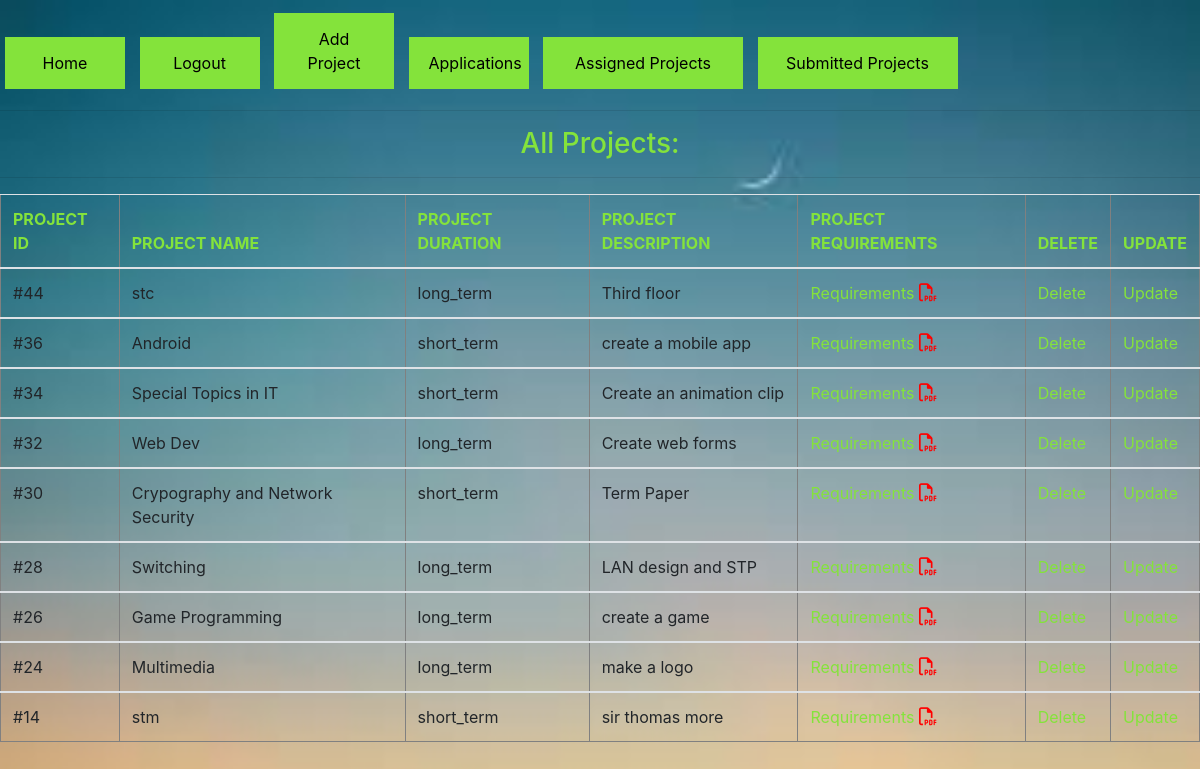
Before: /viewprojects.php (signed in) with the older database file.
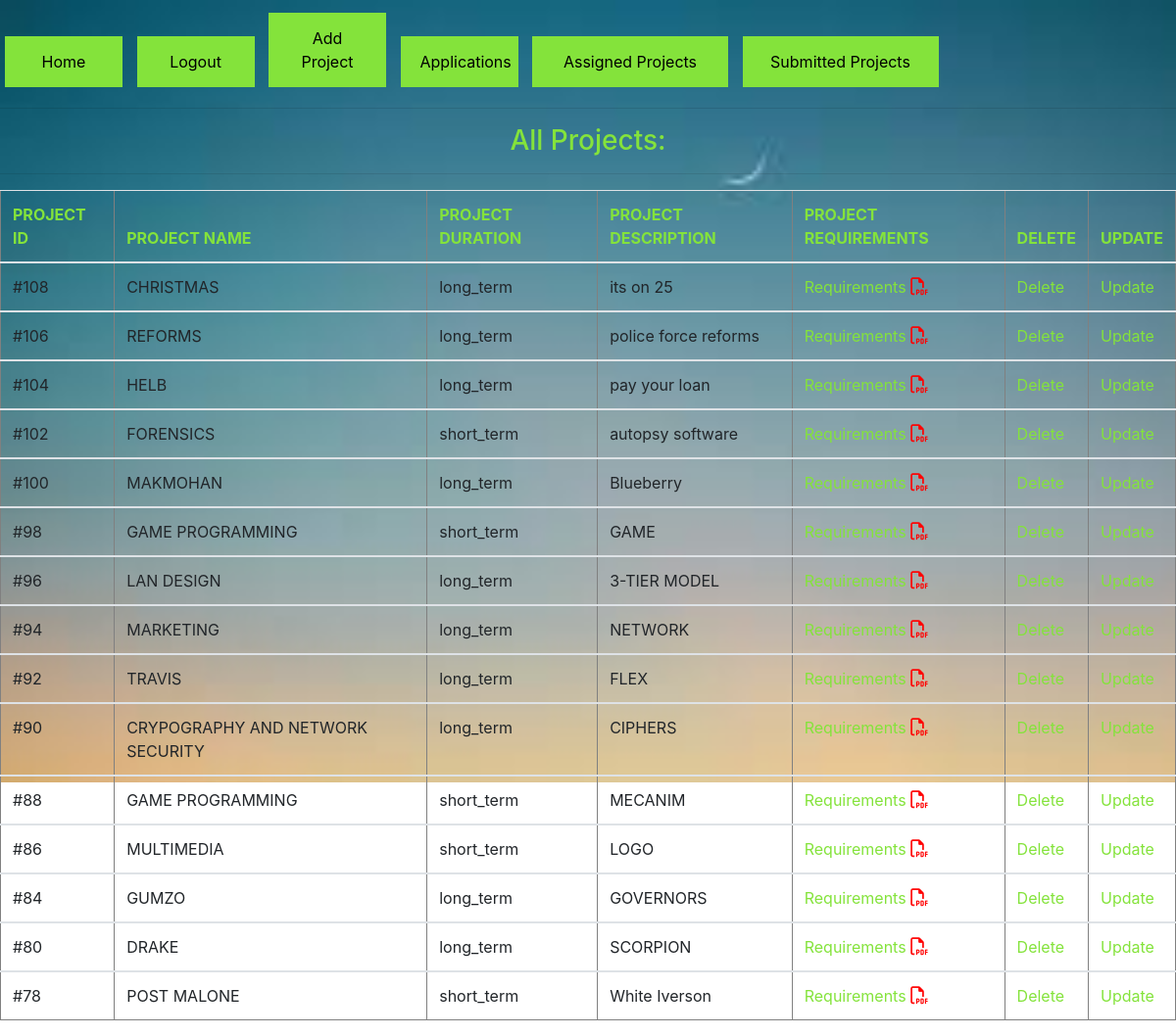
After: the same page with the newer database file.
### tables this page shows
CREATE TABLE `project_description` (
  `description_id` int(11) NOT NULL,
  `p_description` varchar(500) NOT NULL,
  `p_attachment` varchar(100) DEFAULT NULL,
  `project_id` int(11) NOT NULL
);

CREATE TABLE `project` (
  `project_id` int(11) NOT NULL,
  `project_name` varchar(100) NOT NULL,
  `project_duration` varchar(100) NOT NULL,
  `assignment_status` int(1) NOT NULL DEFAULT '0'
);

### viewprojects.php (the view, shortened to what this page needs)
<!DOCTYPE html>
<html>
   <?php
require('dbconn.php');
$loggedin = $_SESSION['role_id'];
if ($loggedin == 1){
			$sql = "SELECT project.project_id, project.project_name, project.project_duration, project_description.p_description, project_description.p_attachment, project_description.project_id, project_description.description_id FROM project JOIN project_description ON project.project_id = project_description.project_id ORDER BY project_description.project_id DESC";
			$result = $conn->query($sql);
    ?>
<head>
	<link rel="stylesheet" href="https://maxcdn.bootstrapcdn.com/bootstrap/4.0.0-alpha.6/css/bootstrap.min.css">
</head>
<body>
    <div class="button_container">
    	<a class="active" href="index.html"><button type="button" style = "background-color: rgb(132, 227, 59);">Home</button> </a>
    	<a href="logout.php"><button type="button" style = "background-color: rgb(132, 227, 59)"> Logout</button></a>
		<a href="addprojects.php"><button type="button" style = "background-color: rgb(132, 227, 59)"> Add Project</button></a>
		<a href="applicationsmade.php"><button type="button" style = "background-color: rgb(132, 227, 59);"> Applications</button></a>
		<a href="assigned.php"><button type="button" style = "background-color: rgb(132, 227, 59); width: 200px;"> Assigned Projects</button></a>
		<a href="submittedprojects.php"><button type="button" style = "background-color: rgb(132, 227, 59); width: 200px;"> Submitted Projects</button></a>
	</div>
	<hr>
		<h3 style = "color: rgb(132, 227, 59); text-align: center;">All Projects:</h3>
	<hr>
    <table class="table table-inverse" border="1">
      <thead style = "color: rgb(132, 227, 59);">
    	<tr>
    		<th>PROJECT ID</th>
    		<th>PROJECT NAME</th>
    		<th>PROJECT DURATION</th>
    		<th>PROJECT DESCRIPTION</th>
    		<th>PROJECT REQUIREMENTS</th>
			<th>DELETE</th>
    		<th>UPDATE</th>
    	</tr>
      </thead>
    	<?php
			  if ($result->num_rows >0) {
			  	while ($row = $result->fetch_assoc()) {
			  		$projo_id = $row['project_id'];
			  		$projo_name = $row['project_name'];
			  		$projo_duration = $row['project_duration'];
			  		$project_description = $row['p_description'];
			  		$project_attachment = $row['p_attachment'];
			  		?>
			  	  <tbody>
			  		<tr>
			  		<td>#<?php echo $projo_id ?></td>
			  		<td><?php echo $projo_name ?></td>
			  		<td><?php echo $projo_duration ?></td>
			  		<td><?php echo $project_description ?></td>
			  		<td><a href="projectsfolder/<?php echo $project_attachment ?>" target="_blank" style = "color: rgb(132, 227, 59);"> Requirements   <i class="far fa-file-pdf" style="color:red; font-weight: 1px; font-size: 18px;"></i></a></td>
			  		<td><a onclick="return confirm('delete project')" href='delete.php?id=<?php echo $row["project_id"];?>'style = "color: rgb(132, 227, 59);">Delete</a></td>
			  		<td><a onclick="return confirm('update project')" href='update1.php?id=<?php echo $row["project_id"]; ?>'style = "color: rgb(132, 227, 59);">Update</a></td>
			  		</tr>
			  	  </tbody>
			  <?php
			  	}
			  }else{
			  	echo "0 results";
			  }
			}else{
				echo "Unauthorized Access";
			}
    	?>
    </table>
</body>
</html>

Changed rows visible on the page:
removed project_description: project "44", project.project_name "stc", project.project_duration "long_term", p_description "Third floor"
removed project_description: project "36", project.project_name "Android", project.project_duration "short_term", p_description "create a mobile app"
removed project_description: project "34", project.project_name "Special Topics in IT", project.project_duration "short_term", p_description "Create an animation clip"
removed project_description: project "32", project.project_name "Web Dev", project.project_duration "long_term", p_description "Create web forms"
removed project_description: project "30", project.project_name "Crypography and Network Security", project.project_duration "short_term", p_description "Term Paper"
removed project_description: project "28", project.project_name "Switching", project.project_duration "long_term", p_description "LAN design and STP"
removed project_description: project "26", project.project_name "Game Programming", project.project_duration "long_term", p_description "create a game"
removed project_description: project "24", project.project_name "Multimedia", project.project_duration "long_term", p_description "make a logo"
removed project_description: project "14", project.project_name "stm", project.project_duration "short_term", p_description "sir thomas more"
added project_description: project "108", project.project_name "CHRISTMAS", project.project_duration "long_term", p_description "its on 25"
added project_description: project "106", project.project_name "REFORMS", project.project_duration "long_term", p_description "police force reforms"
added project_description: project "104", project.project_name "HELB", project.project_duration "long_term", p_description "pay your loan"
added project_description: project "102", project.project_name "FORENSICS", project.project_duration "short_term", p_description "autopsy software"
added project_description: project "100", project.project_name "MAKMOHAN", project.project_duration "long_term", p_description "Blueberry"
added project_description: project "98", project.project_name "GAME PROGRAMMING", project.project_duration "short_term", p_description "GAME"
added project_description: project "96", project.project_name "LAN DESIGN", project.project_duration "long_term", p_description "3-TIER MODEL"
added project_description: project "94", project.project_name "MARKETING", project.project_duration "long_term", p_description "NETWORK"
added project_description: project "92", project.project_name "TRAVIS", project.project_duration "long_term", p_description "FLEX"
added project_description: project "90", project.project_name "CRYPOGRAPHY AND NETWORK SECURITY", project.project_duration "long_term", p_description "CIPHERS"
added project_description: project "88", project.project_name "GAME PROGRAMMING", project.project_duration "short_term", p_description "MECANIM"
added project_description: project "86", project.project_name "MULTIMEDIA", project.project_duration "short_term", p_description "LOGO"
added project_description: project "84", project.project_name "GUMZO", project.project_duration "long_term", p_description "GOVERNORS"
added project_description: project "80", project.project_name "DRAKE", project.project_duration "long_term", p_description "SCORPION"
added project_description: project "78", project.project_name "POST MALONE", project.project_duration "short_term", p_description "White Iverson"
